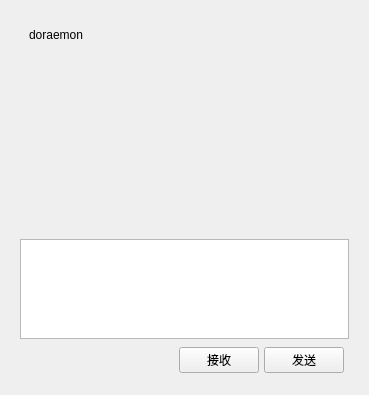
<?xml version="1.0" encoding="UTF-8"?>
<ui version="4.0">
 <class>chat_page</class>
 <widget class="QWidget" name="chat_page">
  <property name="geometry">
   <rect>
    <x>0</x>
    <y>0</y>
    <width>369</width>
    <height>395</height>
   </rect>
  </property>
  <property name="windowTitle">
   <string>Form</string>
  </property>
  <layout class="QVBoxLayout" name="verticalLayout">
   <item>
    <widget class="QWidget" name="chat_data_wid" native="true">
     <property name="sizePolicy">
      <sizepolicy hsizetype="Preferred" vsizetype="Expanding">
       <horstretch>0</horstretch>
       <verstretch>0</verstretch>
      </sizepolicy>
     </property>
     <layout class="QVBoxLayout" name="verticalLayout_3">
      <item>
       <widget class="QWidget" name="title_wid" native="true">
        <property name="minimumSize">
         <size>
          <width>0</width>
          <height>30</height>
         </size>
        </property>
        <property name="maximumSize">
         <size>
          <width>16777215</width>
          <height>30</height>
         </size>
        </property>
        <layout class="QVBoxLayout" name="verticalLayout_4">
         <property name="spacing">
          <number>0</number>
         </property>
         <property name="leftMargin">
          <number>0</number>
         </property>
         <property name="topMargin">
          <number>0</number>
         </property>
         <property name="rightMargin">
          <number>0</number>
         </property>
         <property name="bottomMargin">
          <number>0</number>
         </property>
         <item>
          <widget class="QWidget" name="widget_2" native="true">
           <layout class="QVBoxLayout" name="verticalLayout_5">
            <item>
             <widget class="QLabel" name="label">
              <property name="text">
               <string>doraemon</string>
              </property>
             </widget>
            </item>
           </layout>
          </widget>
         </item>
        </layout>
       </widget>
      </item>
      <item>
       <widget class="QWidget" name="chat_data_list" native="true"/>
      </item>
      <item>
       <widget class="QWidget" name="tool_wid" native="true">
        <property name="minimumSize">
         <size>
          <width>0</width>
          <height>60</height>
         </size>
        </property>
        <property name="maximumSize">
         <size>
          <width>16777215</width>
          <height>60</height>
         </size>
        </property>
        <layout class="QHBoxLayout" name="horizontalLayout_3">
         <item>
          <spacer name="horizontalSpacer_3">
           <property name="orientation">
            <enum>Qt::Horizontal</enum>
           </property>
           <property name="sizeType">
            <enum>QSizePolicy::Fixed</enum>
           </property>
           <property name="sizeHint" stdset="0">
            <size>
             <width>5</width>
             <height>20</height>
            </size>
           </property>
          </spacer>
         </item>
         <item>
          <widget class="QLabel" name="emo_lib">
           <property name="minimumSize">
            <size>
             <width>25</width>
             <height>25</height>
            </size>
           </property>
           <property name="maximumSize">
            <size>
             <width>25</width>
             <height>25</height>
            </size>
           </property>
           <property name="text">
            <string/>
           </property>
          </widget>
         </item>
         <item>
          <spacer name="horizontalSpacer_2">
           <property name="orientation">
            <enum>Qt::Horizontal</enum>
           </property>
           <property name="sizeType">
            <enum>QSizePolicy::Fixed</enum>
           </property>
           <property name="sizeHint" stdset="0">
            <size>
             <width>5</width>
             <height>20</height>
            </size>
           </property>
          </spacer>
         </item>
         <item>
          <widget class="QLabel" name="file_lib">
           <property name="minimumSize">
            <size>
             <width>25</width>
             <height>25</height>
            </size>
           </property>
           <property name="maximumSize">
            <size>
             <width>25</width>
             <height>25</height>
            </size>
           </property>
           <property name="text">
            <string/>
           </property>
          </widget>
         </item>
         <item>
          <spacer name="horizontalSpacer_4">
           <property name="orientation">
            <enum>Qt::Horizontal</enum>
           </property>
           <property name="sizeHint" stdset="0">
            <size>
             <width>40</width>
             <height>20</height>
            </size>
           </property>
          </spacer>
         </item>
        </layout>
       </widget>
      </item>
      <item>
       <widget class="QTextEdit" name="textEdit">
        <property name="maximumSize">
         <size>
          <width>16777215</width>
          <height>100</height>
         </size>
        </property>
       </widget>
      </item>
      <item>
       <widget class="QWidget" name="widget_5" native="true">
        <property name="minimumSize">
         <size>
          <width>0</width>
          <height>30</height>
         </size>
        </property>
        <property name="maximumSize">
         <size>
          <width>16777215</width>
          <height>30</height>
         </size>
        </property>
        <layout class="QHBoxLayout" name="horizontalLayout_4">
         <property name="spacing">
          <number>0</number>
         </property>
         <property name="leftMargin">
          <number>0</number>
         </property>
         <property name="topMargin">
          <number>0</number>
         </property>
         <property name="rightMargin">
          <number>0</number>
         </property>
         <property name="bottomMargin">
          <number>0</number>
         </property>
         <item>
          <spacer name="horizontalSpacer_5">
           <property name="orientation">
            <enum>Qt::Horizontal</enum>
           </property>
           <property name="sizeHint" stdset="0">
            <size>
             <width>40</width>
             <height>20</height>
            </size>
           </property>
          </spacer>
         </item>
         <item>
          <widget class="QPushButton" name="recieve_btn">
           <property name="text">
            <string>接收</string>
           </property>
          </widget>
         </item>
         <item>
          <spacer name="horizontalSpacer_7">
           <property name="orientation">
            <enum>Qt::Horizontal</enum>
           </property>
           <property name="sizeType">
            <enum>QSizePolicy::Fixed</enum>
           </property>
           <property name="sizeHint" stdset="0">
            <size>
             <width>5</width>
             <height>20</height>
            </size>
           </property>
          </spacer>
         </item>
         <item>
          <widget class="QPushButton" name="send_btn">
           <property name="text">
            <string>发送</string>
           </property>
          </widget>
         </item>
         <item>
          <spacer name="horizontalSpacer_6">
           <property name="orientation">
            <enum>Qt::Horizontal</enum>
           </property>
           <property name="sizeType">
            <enum>QSizePolicy::Fixed</enum>
           </property>
           <property name="sizeHint" stdset="0">
            <size>
             <width>5</width>
             <height>20</height>
            </size>
           </property>
          </spacer>
         </item>
        </layout>
       </widget>
      </item>
     </layout>
    </widget>
   </item>
  </layout>
 </widget>
 <resources/>
 <connections/>
</ui>
